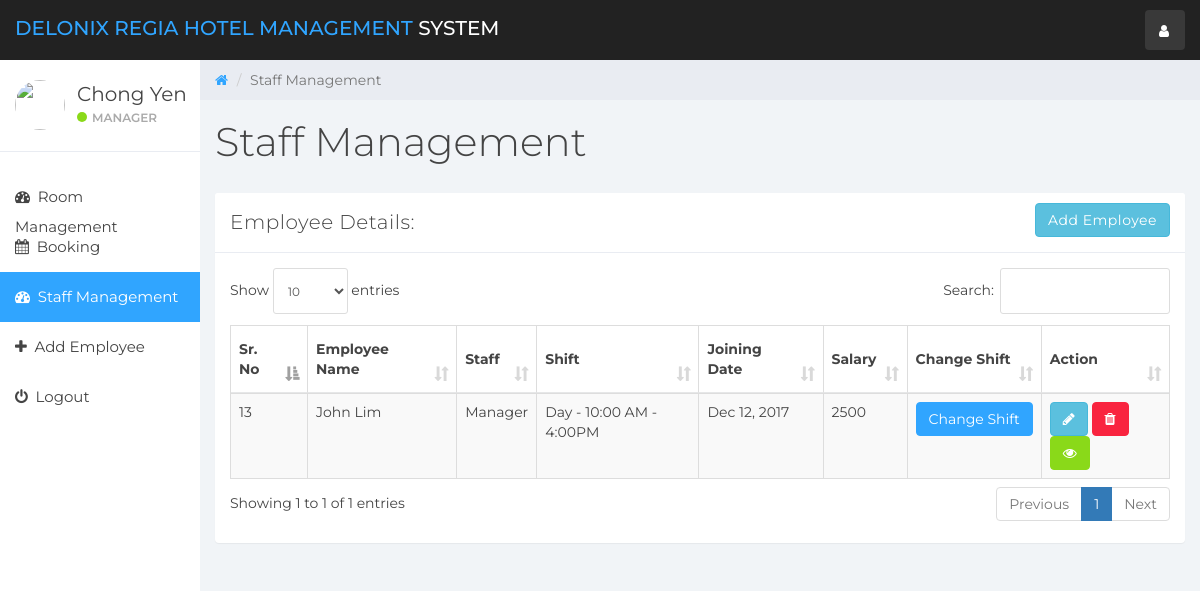
Screenshot of /index.php?staff_mang (signed in) with the database file from the repository.
### tables this page shows
CREATE TABLE `user` (
  `id` int(11) NOT NULL,
  `name` varchar(100) NOT NULL,
  `username` varchar(15) NOT NULL,
  `email` varchar(100) NOT NULL,
  `password` varchar(100) NOT NULL,
  `created_at` timestamp NOT NULL DEFAULT CURRENT_TIMESTAMP
);

CREATE TABLE `staff` (
  `emp_id` int(11) NOT NULL,
  `emp_name` varchar(100) NOT NULL,
  `staff_type_id` int(11) NOT NULL,
  `shift_id` int(11) NOT NULL,
  `id_card_type` int(11) NOT NULL,
  `id_card_no` varchar(20) NOT NULL,
  `address` varchar(100) NOT NULL,
  `contact_no` bigint(20) NOT NULL,
  `salary` bigint(20) NOT NULL,
  `joining_date` timestamp NOT NULL DEFAULT CURRENT_TIMESTAMP,
  `updated_at` timestamp NOT NULL DEFAULT CURRENT_TIMESTAMP ON UPDATE CURRENT_TIMESTAMP
);

CREATE TABLE `staff_type` (
  `staff_type_id` int(10) NOT NULL,
  `staff_type` varchar(100) NOT NULL
);

CREATE TABLE `shift` (
  `shift_id` int(10) NOT NULL,
  `shift` varchar(100) NOT NULL,
  `shift_timing` varchar(100) NOT NULL
);

### staff_mang.php (the view, shortened to what this page needs)
<div class="col-sm-9 col-sm-offset-3 col-lg-10 col-lg-offset-2 main">
    <div class="row">
        <ol class="breadcrumb">
            <li><a href="#">
                    <em class="fa fa-home"></em>
                </a></li>
            <li class="active">Staff Management</li>
        </ol>
    </div>
    <div class="row">
        <div class="col-lg-12">
            <h1 class="page-header">Staff Management</h1>
        </div>
    </div>
    <div class="row">
        <div class="col-lg-12">
            <div class="panel panel-default">
                <div class="panel-heading">Employee Details:
                    <a href="index.php?add_emp" class="btn btn-info pull-right">Add Employee</a>
                </div>
                <div class="panel-body">
                    <table class="table table-striped table-bordered table-responsive" cellspacing="0" width="100%"
                           id="rooms">
                        <thead>
                        <tr>
                            <th>Sr. No</th>
                            <th>Employee Name</th>
                            <th>Staff</th>
                            <th>Shift</th>
                            <th>Joining Date</th>
                            <th>Salary</th>
                            <th>Change Shift</th>
                            <th>Action</th>
                        </tr>
                        </thead>
                        <tbody>
                        <?php
                        $staff_query = "SELECT * FROM staff  NATURAL JOIN staff_type NATURAL JOIN shift";
                        $staff_result = mysqli_query($connection, $staff_query);
                        if (mysqli_num_rows($staff_result) > 0) {
                            while ($staff = mysqli_fetch_assoc($staff_result)) { ?>
                                <tr>
                                    <td><?php echo $staff['emp_id']; ?></td>
                                    <td><?php echo $staff['emp_name']; ?></td>
                                    <td><?php echo $staff['staff_type']; ?></td>
                                    <td><?php echo $staff['shift'] . ' - ' . $staff['shift_timing']; ?></td>
                                    <td><?php echo date('M j, Y', strtotime($staff['joining_date'])); ?></td>
                                    <td><?php echo $staff['salary']; ?></td>
                                    <td>
                                        <button class="btn btn-primary" data-toggle="modal" data-target="#changeShift"
                                                data-id="<?php echo $staff['emp_id']; ?>" id="change_shift">Change Shift</button>
                                    </td>
                                    <td>
                                        <button data-toggle="modal"
                                                data-target="#empDetail<?php echo $staff['emp_id']; ?>"
                                                data-id="<?php echo $staff['emp_id']; ?>" id="editEmp"
                                                class="btn btn-info"><i class="fa fa-pencil"></i></button>
                                        <a href='functionmis.php?empid=<?php echo $staff['emp_id']; ?>'
                                           class="btn btn-danger" onclick="return confirm('Are you Sure?')"><i
                                                    class="fa fa-trash"></i></a>
                                        <a href='index.php?emp_history&empid=<?php echo $staff['emp_id']; ?>'
                                           class="btn btn-success" title="Employee Histery"><i class="fa fa-eye"></i></a>
                                    </td>
                                </tr>
                                <?php
                            }
                        }
                        ?>
                        </tbody>
                    </table>
                </div>
            </div>
        </div>
    </div>
</div>

### sidebar.php (shortened to what this page needs)
<div id="sidebar-collapse" class="col-sm-3 col-lg-2 sidebar">
    <div class="profile-sidebar">
        <div class="profile-userpic">
            <img src="http://icons.iconarchive.com/icons/graphicloads/colorful-long-shadow/64/User-icon.png" class="img-responsive" alt="">
        </div>
        <div class="profile-usertitle">
            <div class="profile-usertitle-name"><?php echo $user['name'];?></div>
            <div class="profile-usertitle-status"><span class="indicator label-success"></span>Manager</div>
        </div>
    </div>
    <ul class="nav menu">
        <?php
        if (isset($_GET['room_mang'])){ ?>
            <li class="active">
                <a href="index.php?room_mang"><em class="fa fa-dashboard">&nbsp;</em>
                    Room Management
                </a>
            </li>
        <?php } else{?>
            <li>
                <a href="index.php?room_mang"><em class="fa fa-dashboard">&nbsp;</em>
                    Room Management
                </a>
            </li>
        <?php }
        if (isset($_GET['reservation'])){ ?>
            <li class="active">
                <a href="index.php?booking"><em class="fa fa-calendar">&nbsp;</em>
                    Booking
                </a>
            </li>
        <?php } else{?>
            <li>
                <a href="index.php?booking"><em class="fa fa-calendar">&nbsp;</em>
                    Booking
                </a>
            </li>
        <?php }
        if (isset($_GET['staff_mang'])){ ?>
            <li class="active">
                <a href="index.php?staff_mang"><em class="fa fa-dashboard">&nbsp;</em>
                    Staff Management
                </a>
            </li>
        <?php }
        if (isset($_GET['add_emp'])){ ?>
            <li class="active">
                <a href="index.php?add_emp"><em class="fa fa-plus">&nbsp;</em>
                    Add Employee
                </a>
            </li>
        <?php } else{?>
            <li>
                <a href="index.php?add_emp"><em class="fa fa-plus">&nbsp;</em>
                    Add Employee
                </a>
            </li>
        <?php }
        ?>
        <li><a href="logout.php"><em class="fa fa-power-off">&nbsp;</em> Logout</a></li>
    </ul>
</div>

### css/styles.css (style rules this page uses)
body { background: #f1f4f7; padding-top: 60px; font-size: 14px; color: #444444; font-family: "Montserrat", "Helvetica Neue", Helvetica, Arial, sans-serif; }
a, a:hover, a:focus { color: #30a5ff; }
h1, h2, h3, h4, h5, h6 { color: #444444; }
h1 { font-weight: 300; font-size: 40px; }
.btn-primary, .btn-primary:hover, .btn-primary:focus, .btn-primary:active, .btn-primary.active, .open > .dropdown-toggle.btn-primary, .btn-primary.disabled, .btn-primary[disabled], fieldset[disabled] .btn-primary, .btn-primary.disabled:hover, .btn-primary[disabled]:hover, fieldset[disabled] .btn-primary:hover, .btn-primary.disabled:focus, .btn-primary[disabled]:focus, fieldset[disabled] .btn-primary:focus, .btn-primary.disabled:active, .btn-primary[disabled]:active, fieldset[disabled] .btn-primary:active, .btn-primary.disabled.active, .btn-primary[disabled].active, fieldset[disabled] .btn-primary.active { background-color: #30a5ff; border-color: #30a5ff; }
.btn-success, .btn-success:hover, .btn-success:focus, .btn-success:active, .btn-success.active, .open > .dropdown-toggle.btn-success, .btn-success.disabled, .btn-success[disabled], fieldset[disabled] .btn-success, .btn-success.disabled:hover, .btn-success[disabled]:hover, fieldset[disabled] .btn-success:hover, .btn-success.disabled:focus, .btn-success[disabled]:focus, fieldset[disabled] .btn-success:focus, .btn-success.disabled:active, .btn-success[disabled]:active, fieldset[disabled] .btn-success:active, .btn-success.disabled.active, .btn-success[disabled].active, fieldset[disabled] .btn-success.active { background-color: #8ad919; border-color: #8ad919; }
.btn-danger, .btn-danger:hover, .btn-danger:focus, .btn-danger:active, .btn-danger.active, .open > .dropdown-toggle.btn-danger, .btn-danger.disabled, .btn-danger[disabled], fieldset[disabled] .btn-danger, .btn-danger.disabled:hover, .btn-danger[disabled]:hover, fieldset[disabled] .btn-danger:hover, .btn-danger.disabled:focus, .btn-danger[disabled]:focus, fieldset[disabled] .btn-danger:focus, .btn-danger.disabled:active, .btn-danger[disabled]:active, fieldset[disabled] .btn-danger:active, .btn-danger.disabled.active, .btn-danger[disabled].active, fieldset[disabled] .btn-danger.active { background-color: #f9243f; border-color: #f9243f; }
.label-success { background-color: #8ad919; }
.panel { border: 0; }
.panel-heading { font-size: 20px; font-weight: 300; letter-spacing: 0.025em; height: 60px; line-height: 38px; }
.panel-default .panel-heading { background: #fff; border-bottom: 1px solid #e9ecf2; color: #444444; }
.sidebar { display: block; padding: 0; display: none; box-shadow: none; background: #fff; }
.sidebar ul { margin: 20px 0px; }
@media (min-width: 768px) { .sidebar { display: block; position: fixed; top: 60px; bottom: 0; left: 0; z-index: 1000; display: block; margin: 0; padding: 0; overflow-x: hidden; overflow-y: auto; } }
.sidebar ul.nav .active a, .sidebar ul.nav li.parent a.active, .sidebar ul.nav .active > a:hover, .sidebar ul.nav li.parent a.active:hover, .sidebar ul.nav .active > a:focus, .sidebar ul.nav li.parent a.active:focus { color: #fff; background-color: #30a5ff; }
.sidebar ul.nav li a { height: 50px; font-size: 15px; line-height: 2em; color: #444444; }
.profile-sidebar { padding: 10px 0; border-bottom: 1px solid #e9ecf2; }
.indicator { width: 10px; height: 10px; display: inline-block; border-radius: 9999px; margin-right: 5px; }
.profile-userpic img { float: left; margin: 10px 0px 0px 15px; width: 50px; height: 50px; border-radius: 9999px !important; }
.profile-usertitle { float: left; text-align: left; margin: 10px 0 0 12px; }
.profile-usertitle-name { font-size: 20px; margin-bottom: 0px; }
.profile-usertitle-status { text-transform: uppercase; color: #AAA; font-size: 12px; font-weight: 600; margin-bottom: 15px; }
.breadcrumb { border-radius: 0; padding: 10px 15px 10px 15px; background: #e9ecf2; margin: 0; }
h1.page-header { margin-top: 20px; border-bottom: 0; }
.table { background: #fff; }
.table > thead > tr > th { border-bottom: 1px solid #e6e7e8; vertical-align: middle; height: 50px; }

### rows the page displays
user: name "Chong Yen"
staff: emp_id "13", emp_name "John Lim", staff_type.staff_type "Manager", shift.shift "Day", shift.shift_timing "10:00 AM - 4:00PM", joining_date "Dec 12, 2017", salary "2500"
